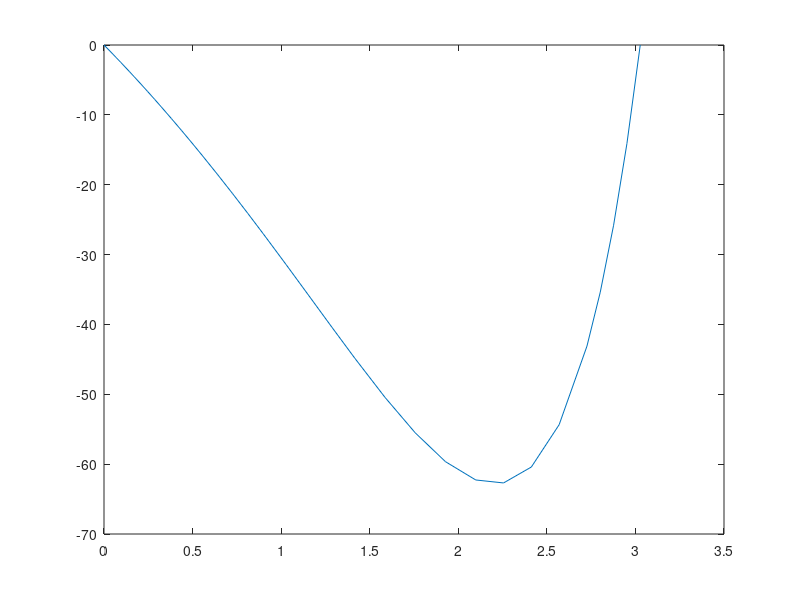

The MATLAB script that drew this image:
function masslauncher_project

% test
findlaunchvel(1,1,1,1)

end

function launchvel = findlaunchvel(m1,m2,k1,k2)

g = 9.8;
l1 = 1;
l2 = 1;
h1 = 1;
h2 = 1;

init_w=[0;-sqrt(-2*g*(l1+l2+h1+h2-38));0;-sqrt(-2*g*(l1+l2+h1+h2-38))]; %initial conditions; expression for v1 and v2 generated with 'Big 5' eqns

tspan=[0,10];
options = odeset('Event',@(t,w) launchevent(t,w));
[times,sol]=ode45(@(t,w) diffeq(t,w,m1,m2,k1,k2,g),tspan,init_w,options);


plot(times,sol(:,3)); %Velocity of the topmost mass

end

function dwdt = diffeq(t,w,m1,m2,k1,k2,g)

x1 = w(1);
v1 = w(2);
x2 = w(3);
v2 = w(4);

dv1dt=(-m1*g-k2*(x2-x1)+k1*x1)/m1;
dv2dt=(-m2*g+k2*(x2-x1))/m2;
dx1dt=v1;
dx2dt=v2;
dwdt=[dx1dt;dv1dt;dx2dt;dv2dt]; %sets up the two differential equations

end

function [e_val, stop_val, e_dir] = launchevent(t,w)
e_val = w(3);
e_dir = 1;
stop_val = 1;
end %sets up the option to stop 
